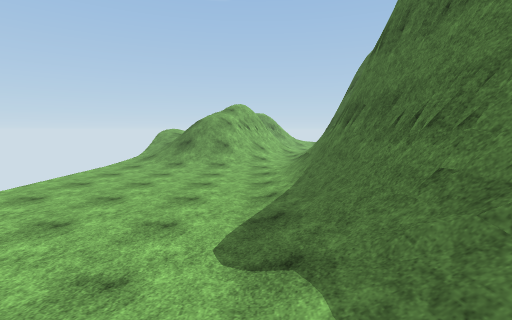
View 1 (above)

13 first-person views from a walk through a Unity game level. The camera is 1.2 m above the floor, tilts 6° down and sees 85° across. The floor is counted in squares, 2 m on a side. Each view is taken from the middle of a square. On the plan, view 1 faces up. The plan holds only what a view shows up to about 9 squares ahead; the rest is blank. The place goes on beyond the plan. The player is left out. Surface patterns are stand-ins for the level's own textures.

View 2
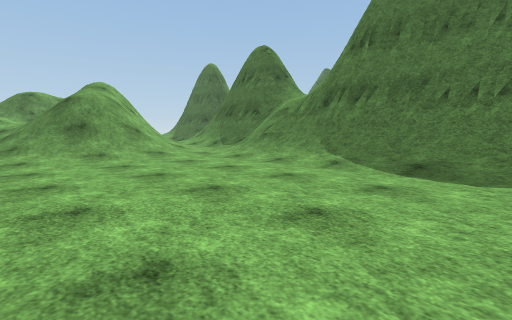

View 3
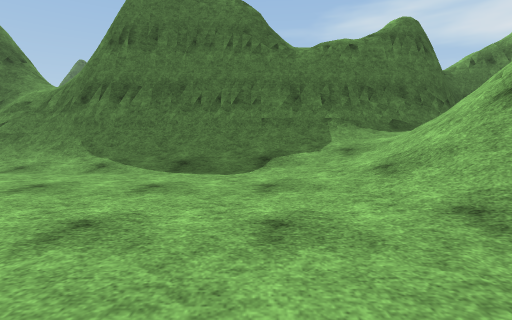

View 4
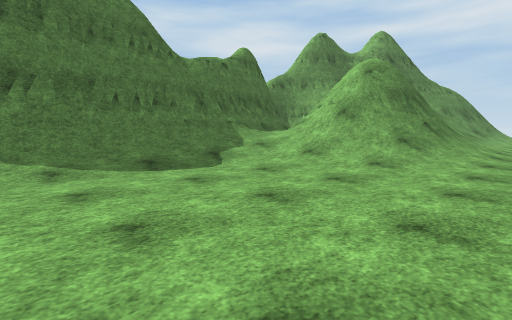

View 5
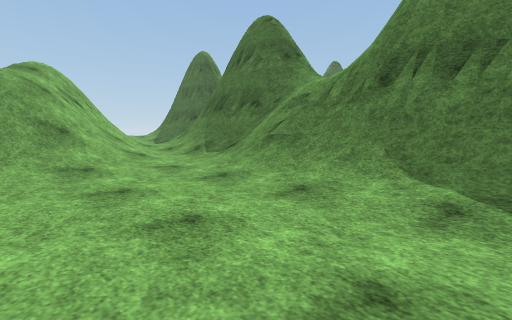

View 6
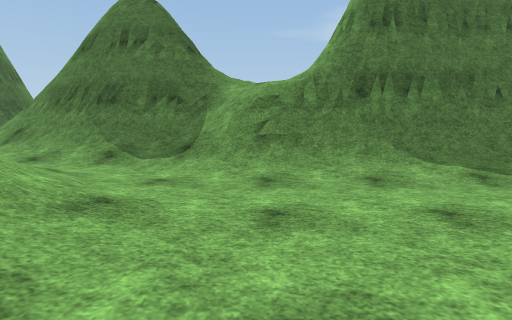

View 7
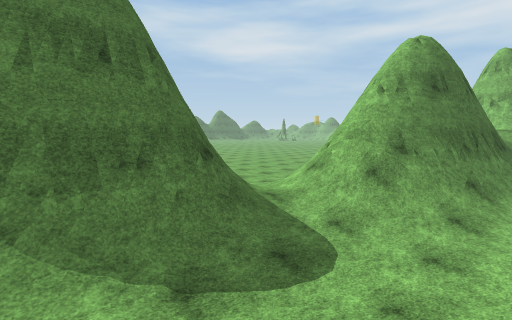

View 8
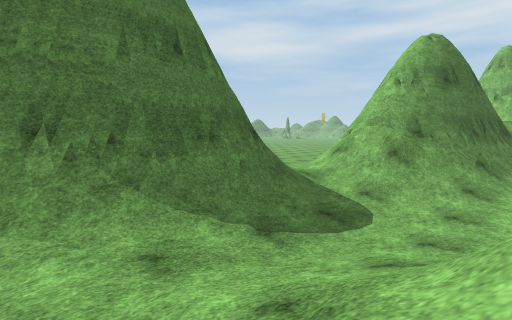

View 9
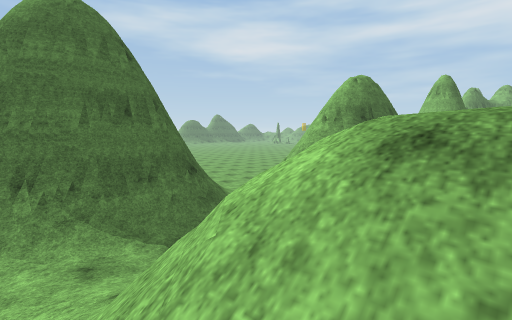

View 10
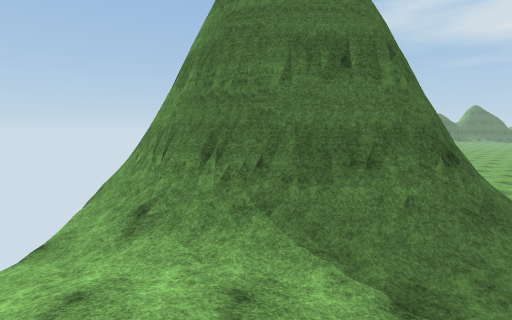

View 11
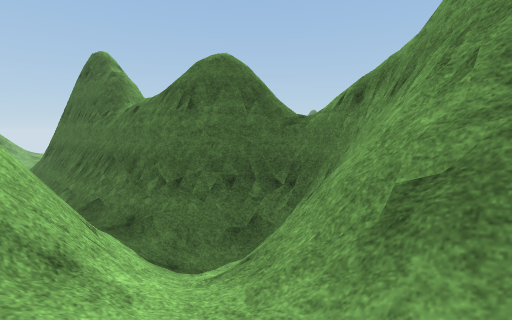

View 12
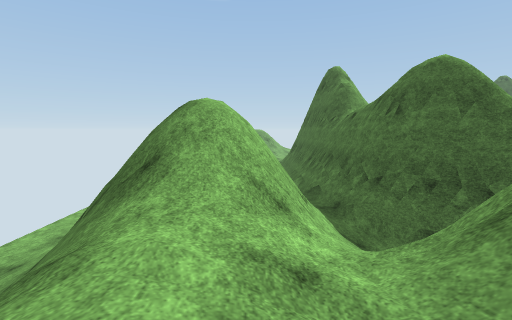

View 13
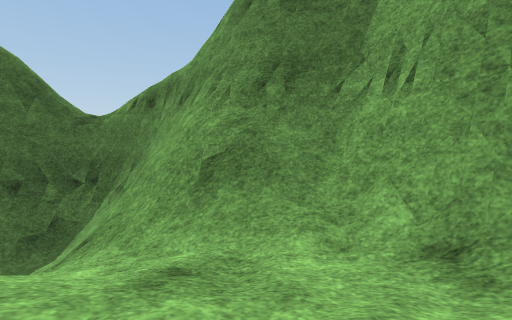

### Floor plan
Key: @ floor where view 1 was taken; # wall or solid block; . main floor; : floor 0.25 m higher than the main floor; + floor 0.5 m higher than the main floor; * floor 0.75 m higher than the main floor; % floor 1.25 m higher than the main floor; & floor 2.75 m higher than the main floor; / step, stairs or slope; = window, fence, low wall or low ledge.
Columns run from 4 left of view 1 to 11 right of it. Each row starts with its distance up from view 1.
 19     ///*+/#
 18     ////+##
 17       //+##
 16       /::##
 15       :.:/#
 14       ::/*/
 13    /#=+////:
 12 ////#/+####/..
 11 ////=//#    ....
 10 +////:##      ..
  9 :////:###
  8 .:::://=#
  7 .....////
  6 .....###
  5 .....###
  4 .....##
  3 ....:##
  2 ....:##
  1 ..::+/#
  0 .://@/#
 -1 .////%#
 -2 ./#/ /##
 -3 ./#/#//##
 -4 .//////##
 -5  +////##
 -6  ://&/##
 -7     /##
 -8      #

Positions as (right, up) in squares from view 1, and headings:
1: (0, 0), facing up
2: (-4, 2), facing up-right
3: (-4, 2), facing right
4: (-4, 5), facing down-right
5: (-2, 4), facing up-right
6: (-3, 7), facing right
7: (2, 18), facing down-right
8: (2, 19), facing down-right
9: (0, 19), facing down-right
10: (2, 18), facing right
11: (0, -6), facing up-right
12: (0, -7), facing up
13: (-1, -6), facing right
